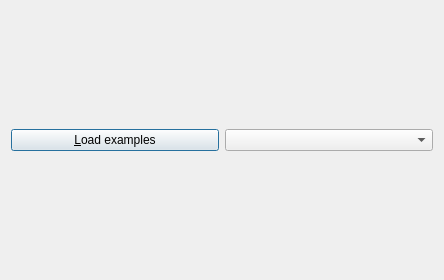
<?xml version="1.0" encoding="UTF-8"?>
<ui version="4.0">
 <class>QtTestExamplesDialog</class>
 <widget class="QDialog" name="QtTestExamplesDialog">
  <property name="geometry">
   <rect>
    <x>0</x>
    <y>0</y>
    <width>444</width>
    <height>280</height>
   </rect>
  </property>
  <property name="windowTitle">
   <string>Test Examples</string>
  </property>
  <layout class="QGridLayout" name="gridLayout">
   <item row="0" column="0">
    <widget class="QPushButton" name="button_load_examples">
     <property name="text">
      <string>&amp;Load examples</string>
     </property>
    </widget>
   </item>
   <item row="0" column="1">
    <widget class="QComboBox" name="box_load_examples"/>
   </item>
  </layout>
 </widget>
 <resources/>
 <connections/>
</ui>
